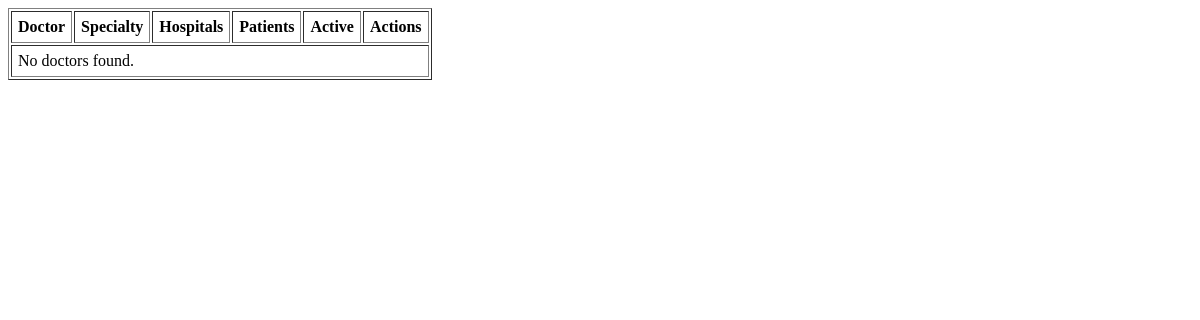
Page /doctors/search/ (signed in) on the earlier database version.
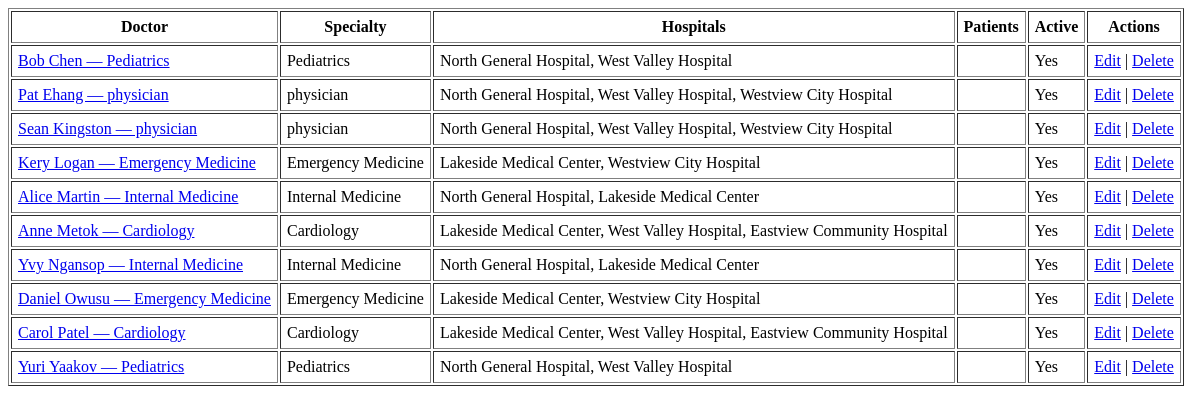
Same page on the later database version.
### district/models.py (models this page shows, shortened)
class Doctor(models.Model):
    first_name = models.CharField(max_length=50)
    last_name = models.CharField(max_length=50)
    specialty = models.CharField(max_length=100)
    phone = models.CharField(max_length=20, blank=True)
    is_active = models.BooleanField(default=True)
    hospitals = models.ManyToManyField(
        Hospital,
        related_name='doctors',   # hospital.doctors.all()
    )
    def __str__(self):
        return f'{self.first_name} {self.last_name} — {self.specialty}'

class Hospital(models.Model):
    name = models.CharField(max_length=120)
    city = models.CharField(max_length=80)
    address = models.CharField(max_length=200)
    opened_date = models.DateField()
    notes = models.TextField(blank=True)

### district/views.py (the view)
# urls.py: path('doctors/search/', views.DoctorSearchView.as_view(), name='doctor-search'),
class DoctorSearchView(LoginRequiredMixin, ListView):
    model = Doctor
    template_name = 'district/partials/doctor_table.html'
    context_object_name = 'doctors'
    def get_queryset(self):
        return filter_doctors(self.request)

### district/views.py (called while the page is built, shortened)
def filter_doctors(request):
    qs = Doctor.objects.prefetch_related('hospitals').order_by('last_name', 'first_name')
    q = request.GET.get('q', '').strip()
    return qs

### district/templates/district/partials/doctor_table.html
<table border="1" cellpadding="6">
    <thead>
        <tr>
            <th>Doctor</th>
            <th>Specialty</th>
            <th>Hospitals</th>
            <th>Patients</th>
            <th>Active</th>
            <th>Actions</th>
        </tr>
    </thead>
    <tbody>
        {% for doctor in doctors %}
            <tr>
                <td><a href="{% url 'doctor-detail' doctor.pk %}">{{ doctor }}</a></td>
                <td>{{ doctor.specialty }}</td>
                <td>
                    {% for hospital in doctor.hospitals.all %}
                        {{ hospital.name }}{% if not forloop.last %}, {% endif %}
                    {% empty %}
                        No hospitals
                    {% endfor %}
                </td>
                <td>{{ doctor.patient_count }}</td>
                <td>{% if doctor.is_active %}Yes{% else %}No{% endif %}</td>
                <td>
                    <a href="{% url 'doctor-update' doctor.pk %}">Edit</a> |
                    <a href="{% url 'doctor-delete' doctor.pk %}">Delete</a>
                </td>
            </tr>
        {% empty %}
            <tr>
                <td colspan="6">No doctors found.</td>
            </tr>
        {% endfor %}
    </tbody>
</table>

Differences in the rows shown:
added Doctor: first_name+last_name+specialty "Bob Chen — Pediatrics", specialty "Pediatrics", is_active "Yes"
added Hospital: name "North General Hospital"
added Hospital: name "West Valley Hospital"
added Doctor: first_name+last_name+specialty "Pat Ehang — physician", specialty "physician", is_active "Yes"
added Hospital: name "Westview City Hospital"
added Doctor: first_name+last_name+specialty "Sean Kingston — physician", specialty "physician", is_active "Yes"
added Doctor: first_name+last_name+specialty "Kery Logan — Emergency Medicine", specialty "Emergency Medicine", is_active "Yes"
added Hospital: name "Lakeside Medical Center"
added Doctor: first_name+last_name+specialty "Alice Martin — Internal Medicine", specialty "Internal Medicine", is_active "Yes"
added Doctor: first_name+last_name+specialty "Anne Metok — Cardiology", specialty "Cardiology", is_active "Yes"
added Hospital: name "Eastview Community Hospital"
added Doctor: first_name+last_name+specialty "Yvy Ngansop — Internal Medicine", specialty "Internal Medicine", is_active "Yes"
added Doctor: first_name+last_name+specialty "Daniel Owusu — Emergency Medicine", specialty "Emergency Medicine", is_active "Yes"
added Doctor: first_name+last_name+specialty "Carol Patel — Cardiology", specialty "Cardiology", is_active "Yes"
added Doctor: first_name+last_name+specialty "Yuri Yaakov — Pediatrics", specialty "Pediatrics", is_active "Yes"
Other differences:
text no longer shown: "No doctors found."
